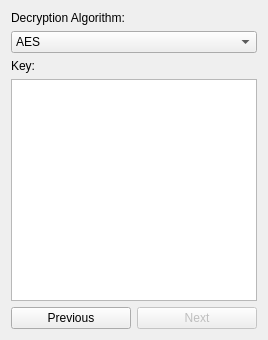
<?xml version="1.0" encoding="UTF-8"?>
<ui version="4.0">
 <class>Form</class>
 <widget class="QWidget" name="Form">
  <property name="geometry">
   <rect>
    <x>0</x>
    <y>0</y>
    <width>268</width>
    <height>340</height>
   </rect>
  </property>
  <property name="windowTitle">
   <string>Decrypt</string>
  </property>
  <layout class="QVBoxLayout" name="verticalLayout">
   <item>
    <widget class="QLabel" name="label">
     <property name="cursor">
      <cursorShape>WaitCursor</cursorShape>
     </property>
     <property name="text">
      <string>Decryption Algorithm:</string>
     </property>
    </widget>
   </item>
   <item>
    <widget class="QComboBox" name="algorithmComboBox">
     <item>
      <property name="text">
       <string>AES</string>
      </property>
     </item>
     <item>
      <property name="text">
       <string>DES</string>
      </property>
     </item>
     <item>
      <property name="text">
       <string>RSA</string>
      </property>
     </item>
    </widget>
   </item>
   <item>
    <widget class="QLabel" name="keyLabel">
     <property name="text">
      <string>Key:</string>
     </property>
    </widget>
   </item>
   <item>
    <widget class="QTextEdit" name="keyTextEdit"/>
   </item>
   <item>
    <layout class="QHBoxLayout" name="horizontalLayout_4">
     <item>
      <widget class="QPushButton" name="previousPushButton">
       <property name="text">
        <string>Previous</string>
       </property>
      </widget>
     </item>
     <item>
      <widget class="QPushButton" name="nextPushButton">
       <property name="enabled">
        <bool>false</bool>
       </property>
       <property name="text">
        <string>Next</string>
       </property>
      </widget>
     </item>
    </layout>
   </item>
  </layout>
 </widget>
 <resources/>
 <connections/>
</ui>
